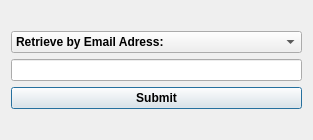
<?xml version="1.0" encoding="UTF-8"?>
<ui version="4.0">
 <class>ForgotPasswordDialog</class>
 <widget class="QDialog" name="ForgotPasswordDialog">
  <property name="geometry">
   <rect>
    <x>0</x>
    <y>0</y>
    <width>313</width>
    <height>140</height>
   </rect>
  </property>
  <property name="windowTitle">
   <string>Dialog</string>
  </property>
  <layout class="QVBoxLayout" name="verticalLayout_2">
   <item>
    <layout class="QVBoxLayout" name="verticalLayout">
     <item>
      <widget class="QComboBox" name="comboBoxRetrieve">
       <property name="font">
        <font>
         <weight>75</weight>
         <bold>true</bold>
        </font>
       </property>
       <item>
        <property name="text">
         <string>Retrieve by Email Adress:</string>
        </property>
       </item>
       <item>
        <property name="text">
         <string>Retrieve by SSN on file:</string>
        </property>
       </item>
      </widget>
     </item>
     <item>
      <widget class="QLineEdit" name="lineEditRetrieve"/>
     </item>
     <item>
      <widget class="QPushButton" name="btnSubPassRetrieve">
       <property name="font">
        <font>
         <weight>75</weight>
         <bold>true</bold>
        </font>
       </property>
       <property name="text">
        <string>Submit</string>
       </property>
      </widget>
     </item>
    </layout>
   </item>
  </layout>
 </widget>
 <resources/>
 <connections/>
</ui>
